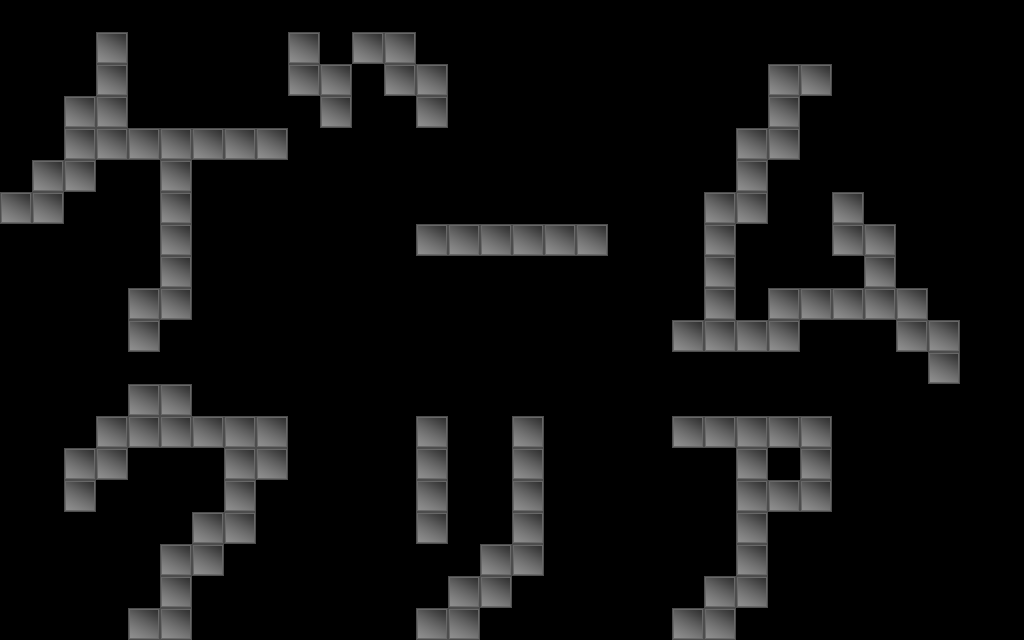

This is a level from a 2D game, rendered from its Tiled map with the project's own tilesets. A one-line summary and the complete map file follow:
An orthogonal 32x20 tile map with 32x32 px tiles, 1 tile layer (タイル・レイヤー 1).

<map version="1.2" tiledversion="1.3.4" orientation="orthogonal" renderorder="right-down" width="32" height="20" tilewidth="32" tileheight="32" infinite="0" nextlayerid="2" nextobjectid="1">
 <editorsettings>
  <export target="../Sokoban/Resources/Map/GameClear.csv" format="csv" />
 </editorsettings>
 <tileset firstgid="1" source="../Sokoban/Resources/Image/MapChip.tsx" />
 <layer id="1" name="タイル・レイヤー 1" width="32" height="20">
  <data encoding="csv">
0,0,0,0,0,0,0,0,0,0,0,0,0,0,0,0,0,0,0,0,0,0,0,0,0,0,0,0,0,0,0,0,
0,0,0,1,0,0,0,0,0,1,0,1,1,0,0,0,0,0,0,0,0,0,0,0,0,0,0,0,0,0,0,0,
0,0,0,1,0,0,0,0,0,1,1,0,1,1,0,0,0,0,0,0,0,0,0,0,1,1,0,0,0,0,0,0,
0,0,1,1,0,0,0,0,0,0,1,0,0,1,0,0,0,0,0,0,0,0,0,0,1,0,0,0,0,0,0,0,
0,0,1,1,1,1,1,1,1,0,0,0,0,0,0,0,0,0,0,0,0,0,0,1,1,0,0,0,0,0,0,0,
0,1,1,0,0,1,0,0,0,0,0,0,0,0,0,0,0,0,0,0,0,0,0,1,0,0,0,0,0,0,0,0,
1,1,0,0,0,1,0,0,0,0,0,0,0,0,0,0,0,0,0,0,0,0,1,1,0,0,1,0,0,0,0,0,
0,0,0,0,0,1,0,0,0,0,0,0,0,1,1,1,1,1,1,0,0,0,1,0,0,0,1,1,0,0,0,0,
0,0,0,0,0,1,0,0,0,0,0,0,0,0,0,0,0,0,0,0,0,0,1,0,0,0,0,1,0,0,0,0,
0,0,0,0,1,1,0,0,0,0,0,0,0,0,0,0,0,0,0,0,0,0,1,0,1,1,1,1,1,0,0,0,
0,0,0,0,1,0,0,0,0,0,0,0,0,0,0,0,0,0,0,0,0,1,1,1,1,0,0,0,1,1,0,0,
0,0,0,0,0,0,0,0,0,0,0,0,0,0,0,0,0,0,0,0,0,0,0,0,0,0,0,0,0,1,0,0,
0,0,0,0,1,1,0,0,0,0,0,0,0,0,0,0,0,0,0,0,0,0,0,0,0,0,0,0,0,0,0,0,
0,0,0,1,1,1,1,1,1,0,0,0,0,1,0,0,1,0,0,0,0,1,1,1,1,1,0,0,0,0,0,0,
0,0,1,1,0,0,0,1,1,0,0,0,0,1,0,0,1,0,0,0,0,0,0,1,0,1,0,0,0,0,0,0,
0,0,1,0,0,0,0,1,0,0,0,0,0,1,0,0,1,0,0,0,0,0,0,1,1,1,0,0,0,0,0,0,
0,0,0,0,0,0,1,1,0,0,0,0,0,1,0,0,1,0,0,0,0,0,0,1,0,0,0,0,0,0,0,0,
0,0,0,0,0,1,1,0,0,0,0,0,0,0,0,1,1,0,0,0,0,0,0,1,0,0,0,0,0,0,0,0,
0,0,0,0,0,1,0,0,0,0,0,0,0,0,1,1,0,0,0,0,0,0,1,1,0,0,0,0,0,0,0,0,
0,0,0,0,1,1,0,0,0,0,0,0,0,1,1,0,0,0,0,0,0,1,1,0,0,0,0,0,0,0,0,0
</data>
 </layer>
</map>
